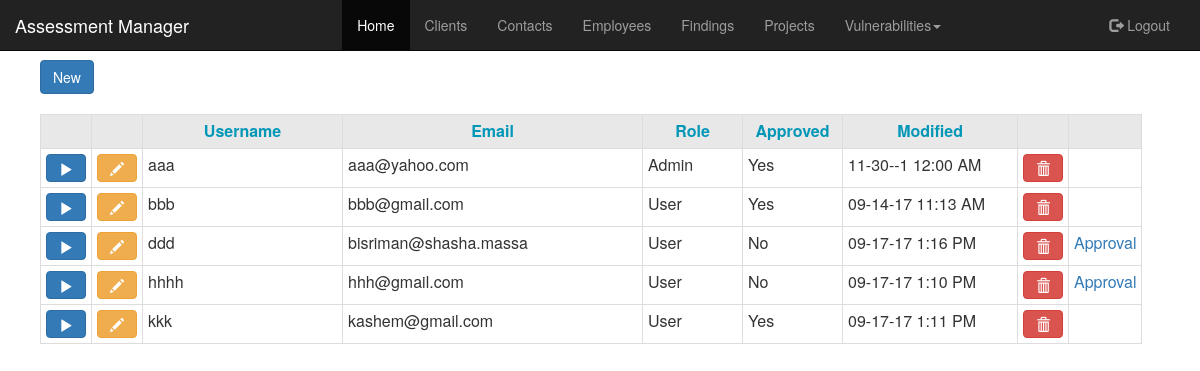
Screenshot of /src/php/includes/users.php (signed in) with the database file from the repository.
### tables this page shows
CREATE TABLE `users` (
  `userID` int(4) NOT NULL,
  `modified` datetime NOT NULL,
  `username` varchar(50) NOT NULL,
  `email` varchar(50) NOT NULL,
  `password` varchar(128) NOT NULL,
  `salt` varchar(128) NOT NULL,
  `activated` tinyint(1) NOT NULL,
  `role` varchar(25) NOT NULL,
  `approved` tinyint(1) NOT NULL
);

### src/php/includes/users.php (the view, shortened to what this page needs)
<?php
    $bodyid = "home";
    include "../includes/header.php";
    require_once("../includes/common.php");
    if($_SESSION['user']['role']==1){
?>
<?php
if (isset($_GET['create'])) {
    ?>
    <div class="container">
        <div class="panel panel-primary">
            <div class="panel-heading">
                <h3 class="panel-title">Create Users</h3>
            </div>
        <div class="panel-body">
            <form class="form-horizontal" action="users.php" method="post">
                <div class="form-group">
                    <label class="col-sm-2 control-label">User Name</label>
                    <div class="col-sm-5">
                        <input type="text" class="form-control" name="username" placeholder="User Name">
                    </div>
                </div>
                <div class="form-group">
                    <label class="col-sm-2 control-label">Email</label>
                    <div class="col-sm-3">
                        <input type="text" class="form-control" name="email" placeholder="email">
                    </div>
                </div>
                <div class="form-group">
                    <label class="col-sm-2 control-label">Password</label>
                    <div class="col-sm-3">
                        <input type="password" class="form-control" name="password" placeholder="Password">
                    </div>
                </div>
                <div class="form-group">
                    <label class="col-sm-2 control-label">Retype Password</label>
                    <div class="col-sm-3">
                        <input type="password" class="form-control" name="password2" placeholder="Retype Password">
                    </div>
                </div>
                <div class="form-group">
                    <label class="col-sm-2 control-label">Role</label>
                    <div class="col-sm-5">
                        <select class="form-control" name="role">
                            <option value="2">User</option>
                            <option value="1">Admin</option>
                        </select>
                    </div>
                </div>
                <div class="form-group">
                    <label class="col-sm-2 control-label">Approval</label>
                    <div class="col-sm-5">
                        <select class="form-control" name="approval">
                            <option value="0">No</option>
                            <option value="1">Yes</option>
                        </select>
                    </div>
                </div>
                <div class="form-actions">
                    <button class="btn btn-primary" type="submit" name="create">Create</button>
                    <a class="btn btn-default" href="users.php">Back</a>
                </div>
            </form>
        </div>
        </div>
    </div>
    <?php
}
else {
?>
    <br>
    <a class="btn btn-primary" href="users.php?create" input type="button">New</a>
<?php
    print "<br><br>";
        $query = "SELECT * FROM users ORDER BY username ASC";
        $result = mysqli_query($connection, $query);
?>
<table style="width: auto;" class="table table-bordered table-condensed table-hover">
    <tr>
        <th style="background-color:#E8E8E8;"></th>
        <th style="background-color:#E8E8E8;"></th>
        <th style="background-color:#E8E8E8; color:#0397B7; font-weight:bold; text-align:center;">Username</th>
        <th style="background-color:#E8E8E8; color:#0397B7; font-weight:bold; text-align:center;">Email</th>
        <th style="background-color:#E8E8E8; color:#0397B7; font-weight:bold; text-align:center;">Role</th>
        <th style="background-color:#E8E8E8; color:#0397B7; font-weight:bold; text-align:center;">Approved</th>
        <th style="background-color:#E8E8E8; color:#0397B7; font-weight:bold; text-align:center;">Modified</th>
        <th style="background-color:#E8E8E8;"></th>
        <th style="background-color:#E8E8E8;"></th>
    </tr>
    <?php
        while($row = mysqli_fetch_assoc($result)) {
            $time = strtotime($row['modified']);
            $myDateFormat = date("m-d-y g:i A", $time);
            $query = "SELECT * FROM users where userID = ".intval($row['userID']);
            $finding = mysqli_query($connection, $query);
            echo '
            <tr>
                <td width="50">'.'<a class="btn btn-primary" href="users.php?read='.$row['userID'].'"><span class="glyphicon glyphicon-play"></span></a>'.'</td>
                <td width="50">'.'<a class="btn btn-warning" href="users.php?update='.$row['userID'].'"><span class="glyphicon glyphicon-pencil"></span></a>'.'</td>
                <td width="200">'.$row["username"].'</td>
                <td width="300">'.$row["email"].'</td>
                ';
            if($row["role"]==1){
            echo'
                <td width="100">Admin</td>
                ';}
            else if($row["role"]==2){
            echo'
                <td width="100">User</td>
                ';
            }
            echo '
                <td width="100">'
?>
				<?php if($row["approved"]==1){
					print "Yes";
				}
				else if($row["approved"]==0){
					print "No";
				}
					 ?>
<?php
			echo
				'</td>
                <td width="175">'.$myDateFormat.'</td>
                <td width="50">'.'<a class="btn btn-danger" href="users.php?delete='.$row['userID'].'"
                onclick="return confirm(\'Are you sure you want to delete this record?\');"><span class="glyphicon glyphicon-trash"></span></a>'.'</td>'
                ?>
                <td><?php if($row["approved"]==0){?> <a href="users.php?approval=<?php print $row["userID"];  ?>">Approval</a> <?php } ?></td>
            </tr>
     <?php
        }
    ?>
</table>
<?php
} ?>
<?php include '../includes/footer.php'; ?>
<?php } else {
        header("Location: ../index.php");
        die("Redirecting to ../index.php");
}
    ?>

### src/php/includes/common.php (shortened to what this page needs)
<?php
    $username = "root";
    $password = "";
    $host = "localhost";
    $dbname = "amdb";
    $connection = mysqli_connect($host, $username, $password, $dbname);
    if (!$connection) {
        die ("DB connection failed. " . mysql_error());
    }
    else {
        print("\nConnection is OK. ");
    }

### src/php/includes/header.php (shortened to what this page needs)
<?php
    require_once("common.php");
?>
<!DOCTYPE html>
<html lang="en">
<head>
    <link rel="stylesheet" href="../public/resources/css/bootstrap.min.css">
    <?php require_once "../includes/common.php"; ?>
    <link rel="stylesheet" href="../public/resources/css/jquery-ui.css">
</head>
<body id=<?php echo $bodyid ?>>
<div class="navbar navbar-inverse navbar-fixed-top" role="navigation">
    <div class="navbar-header">
        <a class="navbar-brand" href="https://www.github.com/leebaird/assessment-manager" target="_blank">Assessment Manager</a>
    </div>
    <div class="collapse navbar-collapse">
        <div class="container">
            <ul class="nav navbar-nav">
                <li><a href="../public/home.php">Home</a></li>
                <li><a href="../public/clients.php">Clients</a></li>
                <li><a href="../public/contacts.php">Contacts</a></li>
                <li><a href="../public/employees.php">Employees</a></li>
                <li><a href="../public/findings.php">Findings</a></li>
                <li><a href="../public/projects.php">Projects</a></li>
                <li class="dropdown"><a class="dropdown-toggle" data-toggle="dropdown" href="#">Vulnerabilities<span class="caret"></span></a>
                </li>
            </ul>
            <ul class="nav navbar-nav navbar-right">
                <li>
                    <a href="../public/logout.php"><span class="glyphicon glyphicon-log-out"></span> Logout</a>
                </li>
            </ul>
        </div>
    </div>
</div>
<br><br>

### src/php/includes/footer.php (shortened to what this page needs)
</body>
</html>

### src/php/includes/header.php (style rules this page uses)
body { background-color: White; margin-left: 40px; margin-right: 40px; }
.navbar .navbar-nav { display: inline-block; float: none; vertical-align: top; }
.navbar .navbar-collapse { text-align: center; }
.navbar .navbar-right { display: inline-block; float: none; text-align: right; vertical-align: top; }

### rows the page displays
users: username "aaa", email "aaa@yahoo.com", role "Admin", approved "Yes", modified "11-30--1 12:00 AM"
users: username "bbb", email "bbb@gmail.com", role "User", approved "Yes", modified "09-14-17 11:13 AM"
users: username "ddd", email "bisriman@shasha.massa", role "User", approved "No", modified "09-17-17 1:16 PM"
users: username "hhhh", email "hhh@gmail.com", role "User", approved "No", modified "09-17-17 1:10 PM"
users: username "kkk", email "kashem@gmail.com", role "User", approved "Yes", modified "09-17-17 1:11 PM"
